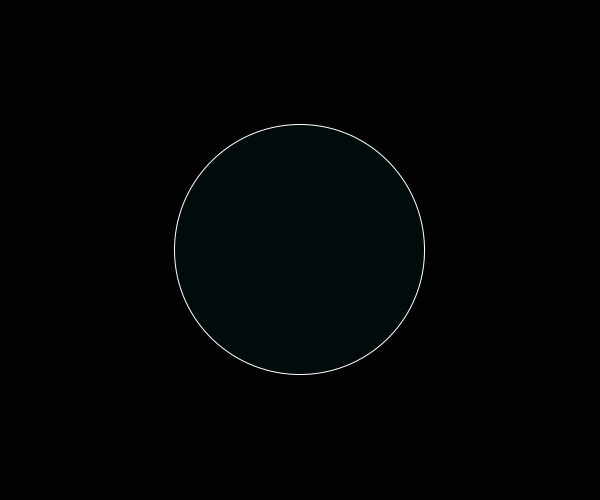
Frame 1 (no input)
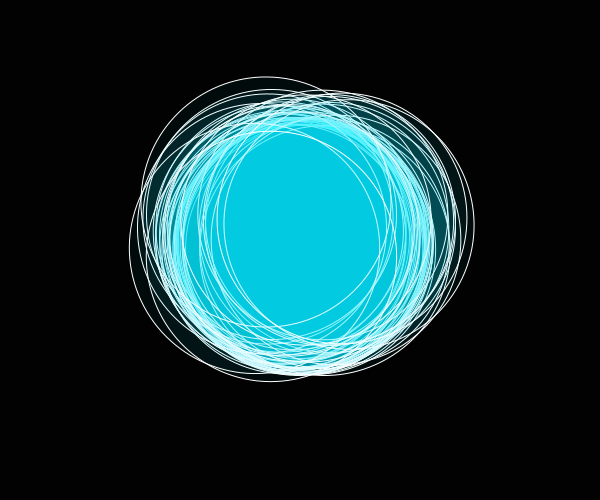
Frame 60 (the mouse pressed at the canvas centre just before this capture)
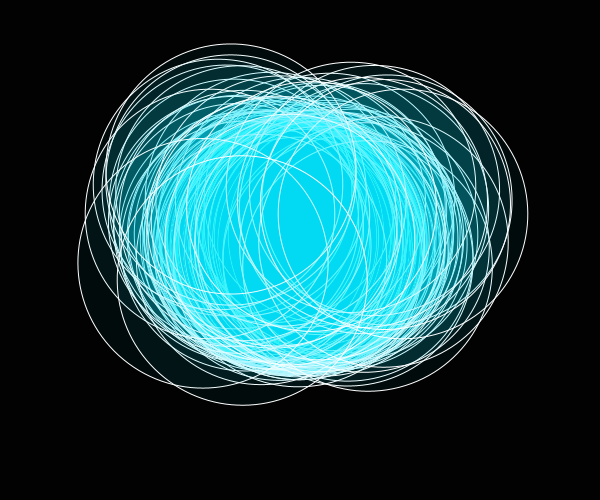
Frame 120 (the mouse held since frame 60 and released just before this capture)

The Processing sketch that drew these frames (run headless with seeded random() and noise(); from frame 60 on, the mouse is pressed at the canvas centre):

// Processing sketch: processing_158839
// ── processing_158839.pde

ParticleSystem ps;

void setup() {
  size(600,500);
  //background(255);
  ps = new ParticleSystem(new PVector(width/2,250));
}

void draw() {
  background(2);
  ps.addParticle();
  ps.run();
}
class Particle {
  PVector location;
  PVector velocity;
  PVector acceleration;
  float lifespan;
  
  Particle(PVector l) {
    acceleration = new PVector(0,0.005);
    velocity = new PVector(random(-1,1),random(-1,0));
    location = l.get();
    lifespan = 255.0;
  }
  
  void run() {
    update();
    push();
    display();
    pop();
  }
  
  void update() {
    velocity.add(acceleration);
    location.add(velocity);
    lifespan -= 2.0;
  }
  
  void push() {
    pushMatrix();
  }
  
  
  void pop() {
    popMatrix();
  }
  
  void display() {
    stroke(255,lifespan);
    fill(5,12);
    translate(location.x,location.y);
    //triangle(0,0,200,20,200,0);
    //triangle(0,0,-200,20,-20,20);
  }
  
  boolean isDead() {
    if (lifespan < 0.0) {
      return true;
    }else{
      return false;
    }
  }
}
class ParticleChild extends Particle {
  ParticleChild(PVector l) {
    super(l);
  }
  
  void display() {
    super.display();
    float theta = map(location.x,0,width,0,TWO_PI*4);
    rotate(theta);
    stroke(255);
    fill(5,238,250,10);
    //line(0,0,450,450);
    ellipse(0,0,250,250);
  }
}
class ParticleSystem {
  ArrayList<Particle> particles;
  PVector origin;
  
  ParticleSystem(PVector location) {
    origin = location.get();
    particles = new ArrayList<Particle>();
  }
   void addParticle() {
     float r = random(1);
     if (r < 0.05) {
       particles.add(new Particle(origin));
     }else{
       particles.add(new ParticleChild(origin));
     }
   }
   
   void run() {
     for (int i = particles.size()-1; i >= 0; i--) {
       Particle p = particles.get(i);
       p.run();
       if (p.isDead()) {
         particles.remove(i);
       }
     }
   }
}
